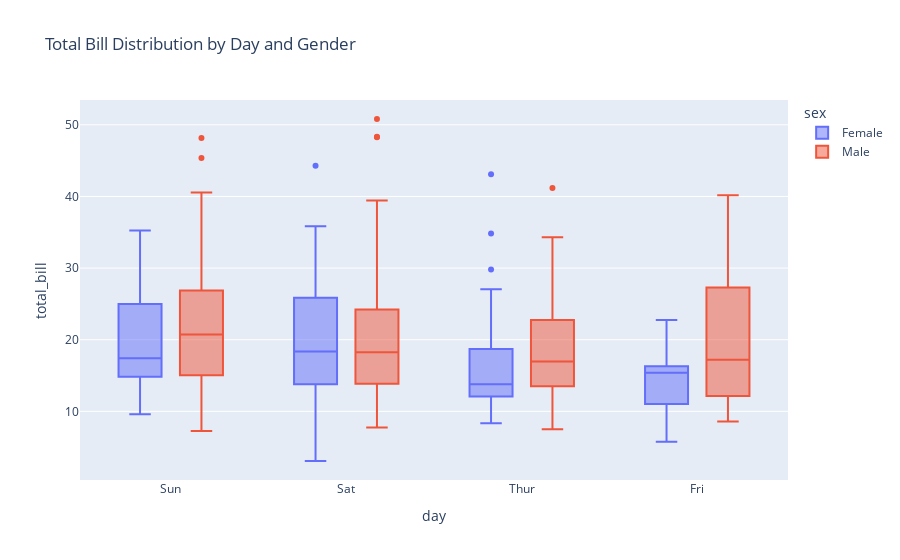

The notebook cell saved with this chart:
### Markdown cell above
## 6️⃣ Plotting from Real-World DataFrame (Tips Dataset)

### Code cell
df = px.data.tips()

fig = px.box(df, x="day", y="total_bill", color="sex", title="Total Bill Distribution by Day and Gender")
fig.show()

### Figure 1 — Plotly figure (JSON) as saved in the notebook; plotly's stock layout.template omitted (floating-point values rounded to 4 significant figures; data arrays with more than 128 entries replaced by an {"elided": "..."} marker saying what was removed)
{"data": [{"alignmentgroup": "True", "hovertemplate": "sex=Female<br>day=%{x}<br>total_bill=%{y}<extra></extra>", "legendgroup": "Female", "marker": {"color": "#636efa"}, "name": "Female", "notched": false, "offsetgroup": "Female", "orientation": "v", "showlegend": true, "type": "box", "x": ["Sun", "Sun", "Sun", "Sun", "Sun", "Sun", "Sat", "Sat", "Sat", "Sat", "Sat", "Sat", "Sun", "Sun", "Sat", "Sat", "Sat", "Sat", "Sat", "Sat", "Sat", "Thur", "Thur", "Fri", "Fri", "Fri", "Fri", "Fri", "Sat", "Sat", "Sat", "Sat", "Sat", "Sun", "Sun", "Thur", "Thur", "Thur", "Thur", "Thur", "Thur", "Thur", "Thur", "Thur", "Thur", "Thur", "Thur", "Thur", "Thur", "Thur", "Thur", "Thur", "Thur", "Thur", "Thur", "Thur", "Thur", "Sun", "Sun", "Sun", "Sun", "Sun", "Sat", "Sat", "Sun", "Sun", "Sun", "Thur", "Thur", "Thur", "Thur", "Thur", "Thur", "Thur", "Sat", "Sat", "Sat", "Sat", "Sat", "Fri", "Fri", "Fri", "Fri", "Sat", "Sat", "Sat", "Thur"], "x0": " ", "xaxis": "x", "y": [16.99, 24.59, 35.26, 14.83, 10.33, 16.97, 20.29, 15.77, 19.65, 15.06, 20.69, 16.93, 10.29, 34.81, 26.41, 16.45, 3.07, 17.07, 26.86, 25.28, 14.73, 10.07, 34.83, 5.75, 16.32, 22.75, 11.35, 15.38, 44.3, 22.42, 20.92, 14.31, 7.25, 25.71, 17.31, 10.65, 12.43, 24.08, 13.42, 12.48, 29.8, 14.52, 11.38, 20.27, 11.17, 12.26, 18.26, 8.51, 10.33, 14.15, 13.16, 17.47, 27.05, 16.43, 8.35, 18.64, 11.87, 29.85, 25.0, 13.39, 16.21, 17.51, 10.59, 10.63, 9.6, 20.9, 18.15, 19.81, 43.11, 13.0, 12.74, 13.0, 16.4, 16.47, 12.76, 13.27, 28.17, 12.9, 30.14, 13.42, 15.98, 16.27, 10.09, 22.12, 35.83, 27.18, 18.78], "y0": " ", "yaxis": "y"}, {"alignmentgroup": "True", "hovertemplate": "sex=Male<br>day=%{x}<br>total_bill=%{y}<extra></extra>", "legendgroup": "Male", "marker": {"color": "#EF553B"}, "name": "Male", "notched": false, "offsetgroup": "Male", "orientation": "v", "showlegend": true, "type": "box", "x": {"elided": "157 str values"}, "x0": " ", "xaxis": "x", "y": {"elided": "157 float values"}, "y0": " ", "yaxis": "y"}], "layout": {"boxmode": "group", "legend": {"title": {"text": "sex"}, "tracegroupgap": 0}, "title": {"text": "Total Bill Distribution by Day and Gender"}, "xaxis": {"anchor": "y", "domain": [0, 1], "title": {"text": "day"}}, "yaxis": {"anchor": "x", "domain": [0, 1], "title": {"text": "total_bill"}}}}
